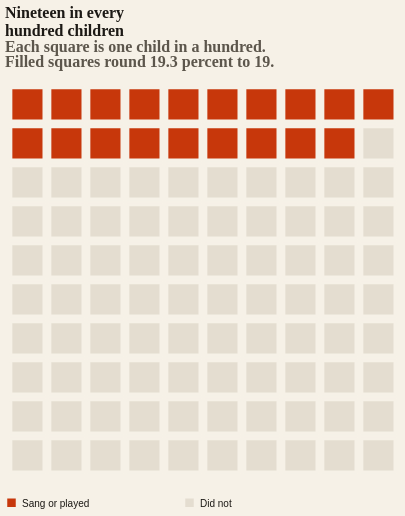

Describe this chart as a Vega-Lite specification.
### Vega-Lite specification from a JSON file in a GitHub repository (floating-point values rounded to 4 significant figures)
{"$schema": "https://vega.github.io/schema/vega-lite/v5.json", "description": "Isotype. Nineteen of every hundred children sang or played outside school in 2021–22.", "width": {"step": 39}, "height": {"step": 39}, "background": "#f6f1e7", "title": {"text": ["Nineteen in every", "hundred children"], "subtitle": ["Each square is one child in a hundred.", "Filled squares round 19.3 percent to 19."], "font": "Fraunces, Georgia, serif", "fontSize": 16, "fontWeight": 560, "anchor": "start", "color": "#1c1915", "subtitleFont": "Source Sans 3, sans-serif", "subtitleFontSize": 13, "subtitleColor": "#5c564c", "offset": 12, "limit": 2000}, "data": {"sequence": {"start": 0, "stop": 100, "as": "i"}}, "transform": [{"calculate": "datum.i % 10", "as": "col"}, {"calculate": "floor(datum.i / 10)", "as": "row"}, {"calculate": "datum.i < 19 ? 'Sang or played' : 'Did not'", "as": "group"}], "mark": {"type": "rect", "stroke": "#f6f1e7", "strokeWidth": 3}, "encoding": {"x": {"field": "col", "type": "ordinal", "axis": null, "scale": {"padding": 0.15}}, "y": {"field": "row", "type": "ordinal", "axis": null, "scale": {"padding": 0.15}}, "color": {"field": "group", "type": "nominal", "title": null, "scale": {"domain": ["Sang or played", "Did not"], "range": ["#c7370b", "#e4ddd0"]}, "legend": {"orient": "bottom", "direction": "horizontal", "columns": 2, "columnPadding": 56}}}, "config": {"font": "Source Sans 3, sans-serif", "legend": {"labelColor": "#1c1915", "labelFontSize": 13}, "view": {"stroke": null}}}
